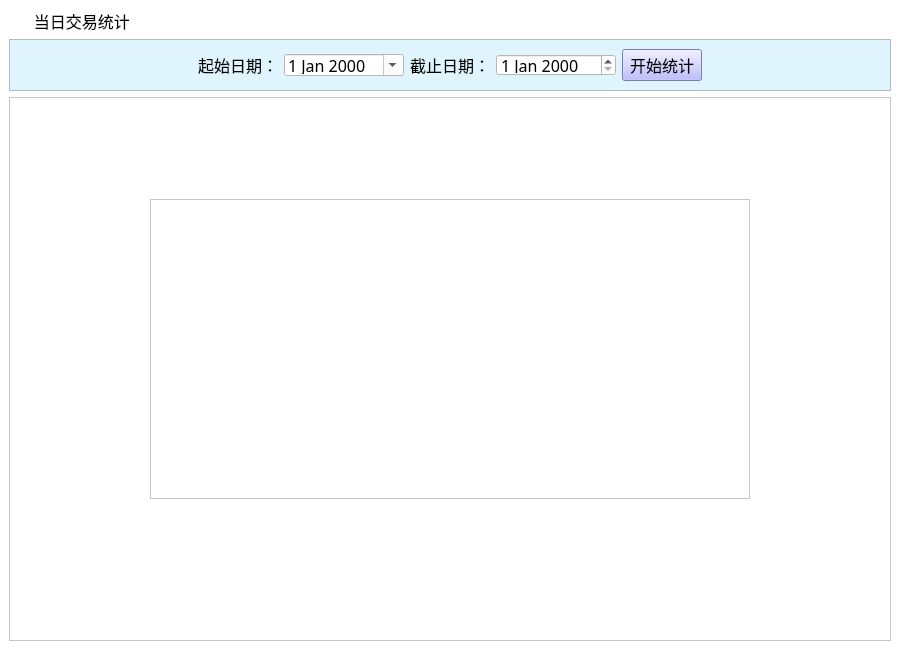
<?xml version="1.0" encoding="UTF-8"?>
<ui version="4.0">
 <class>drjytj_ScrollArea</class>
 <widget class="QScrollArea" name="drjytj_ScrollArea">
  <property name="geometry">
   <rect>
    <x>0</x>
    <y>0</y>
    <width>900</width>
    <height>650</height>
   </rect>
  </property>
  <property name="windowTitle">
   <string>ScrollArea</string>
  </property>
  <property name="styleSheet">
   <string notr="true">background-color: rgb(255, 255, 255);</string>
  </property>
  <property name="frameShape">
   <enum>QFrame::NoFrame</enum>
  </property>
  <property name="lineWidth">
   <number>0</number>
  </property>
  <property name="widgetResizable">
   <bool>true</bool>
  </property>
  <widget class="QWidget" name="scrollAreaWidgetContents">
   <property name="geometry">
    <rect>
     <x>0</x>
     <y>0</y>
     <width>900</width>
     <height>650</height>
    </rect>
   </property>
   <layout class="QGridLayout" name="gridLayout">
    <item row="0" column="0">
     <widget class="QLabel" name="label">
      <property name="sizePolicy">
       <sizepolicy hsizetype="Preferred" vsizetype="Fixed">
        <horstretch>0</horstretch>
        <verstretch>0</verstretch>
       </sizepolicy>
      </property>
      <property name="font">
       <font>
        <family>微软雅黑</family>
        <pointsize>12</pointsize>
       </font>
      </property>
      <property name="styleSheet">
       <string notr="true">background-image: url(:/bg/images/mainframe/navigator.png);
background-repeat: no-repeat;</string>
      </property>
      <property name="text">
       <string>      当日交易统计</string>
      </property>
     </widget>
    </item>
    <item row="1" column="0">
     <widget class="QFrame" name="frame">
      <property name="sizePolicy">
       <sizepolicy hsizetype="Preferred" vsizetype="Fixed">
        <horstretch>0</horstretch>
        <verstretch>0</verstretch>
       </sizepolicy>
      </property>
      <property name="minimumSize">
       <size>
        <width>0</width>
        <height>50</height>
       </size>
      </property>
      <property name="styleSheet">
       <string notr="true">background-color: rgb(223, 244, 252);</string>
      </property>
      <property name="frameShape">
       <enum>QFrame::StyledPanel</enum>
      </property>
      <property name="frameShadow">
       <enum>QFrame::Raised</enum>
      </property>
      <layout class="QGridLayout" name="gridLayout_3">
       <item row="0" column="0">
        <spacer name="horizontalSpacer_4">
         <property name="orientation">
          <enum>Qt::Horizontal</enum>
         </property>
         <property name="sizeHint" stdset="0">
          <size>
           <width>268</width>
           <height>20</height>
          </size>
         </property>
        </spacer>
       </item>
       <item row="0" column="1">
        <widget class="QLabel" name="label_24">
         <property name="font">
          <font>
           <family>宋体</family>
           <pointsize>12</pointsize>
          </font>
         </property>
         <property name="text">
          <string>起始日期：</string>
         </property>
        </widget>
       </item>
       <item row="0" column="2">
        <widget class="QDateEdit" name="txiStartDate">
         <property name="minimumSize">
          <size>
           <width>0</width>
           <height>22</height>
          </size>
         </property>
         <property name="maximumSize">
          <size>
           <width>16777215</width>
           <height>22</height>
          </size>
         </property>
         <property name="font">
          <font>
           <family>宋体</family>
           <pointsize>12</pointsize>
          </font>
         </property>
         <property name="styleSheet">
          <string notr="true">background-color: rgb(255, 255, 255);
color: rgb(0, 0, 0);</string>
         </property>
         <property name="calendarPopup">
          <bool>true</bool>
         </property>
        </widget>
       </item>
       <item row="0" column="3">
        <widget class="QLabel" name="label_25">
         <property name="font">
          <font>
           <family>宋体</family>
           <pointsize>12</pointsize>
          </font>
         </property>
         <property name="text">
          <string>截止日期：</string>
         </property>
        </widget>
       </item>
       <item row="0" column="4">
        <widget class="QDateEdit" name="txiEndDate">
         <property name="minimumSize">
          <size>
           <width>0</width>
           <height>22</height>
          </size>
         </property>
         <property name="maximumSize">
          <size>
           <width>16777215</width>
           <height>22</height>
          </size>
         </property>
         <property name="font">
          <font>
           <family>宋体</family>
           <pointsize>12</pointsize>
          </font>
         </property>
         <property name="styleSheet">
          <string notr="true">color: rgb(0, 0, 0);
background-color: rgb(255, 255, 255);</string>
         </property>
        </widget>
       </item>
       <item row="0" column="5">
        <widget class="QPushButton" name="btn_submit">
         <property name="font">
          <font>
           <family>宋体</family>
           <pointsize>12</pointsize>
          </font>
         </property>
         <property name="styleSheet">
          <string notr="true">background-color: rgb(170, 170, 255);</string>
         </property>
         <property name="text">
          <string>开始统计</string>
         </property>
        </widget>
       </item>
       <item row="0" column="6">
        <spacer name="horizontalSpacer_3">
         <property name="orientation">
          <enum>Qt::Horizontal</enum>
         </property>
         <property name="sizeHint" stdset="0">
          <size>
           <width>267</width>
           <height>20</height>
          </size>
         </property>
        </spacer>
       </item>
      </layout>
     </widget>
    </item>
    <item row="2" column="0">
     <widget class="QFrame" name="frame_3">
      <property name="frameShape">
       <enum>QFrame::StyledPanel</enum>
      </property>
      <property name="frameShadow">
       <enum>QFrame::Raised</enum>
      </property>
      <layout class="QGridLayout" name="gridLayout_2">
       <item row="0" column="1" colspan="3">
        <spacer name="verticalSpacer">
         <property name="orientation">
          <enum>Qt::Vertical</enum>
         </property>
         <property name="sizeType">
          <enum>QSizePolicy::Preferred</enum>
         </property>
         <property name="sizeHint" stdset="0">
          <size>
           <width>597</width>
           <height>86</height>
          </size>
         </property>
        </spacer>
       </item>
       <item row="1" column="0">
        <spacer name="horizontalSpacer_6">
         <property name="orientation">
          <enum>Qt::Horizontal</enum>
         </property>
         <property name="sizeHint" stdset="0">
          <size>
           <width>122</width>
           <height>297</height>
          </size>
         </property>
        </spacer>
       </item>
       <item row="1" column="1" colspan="3">
        <widget class="QTableWidget" name="tableWidget">
         <property name="sizePolicy">
          <sizepolicy hsizetype="Fixed" vsizetype="Fixed">
           <horstretch>0</horstretch>
           <verstretch>0</verstretch>
          </sizepolicy>
         </property>
         <property name="minimumSize">
          <size>
           <width>600</width>
           <height>300</height>
          </size>
         </property>
         <property name="maximumSize">
          <size>
           <width>600</width>
           <height>300</height>
          </size>
         </property>
         <property name="autoFillBackground">
          <bool>false</bool>
         </property>
         <property name="styleSheet">
          <string notr="true">font: 14pt &quot;微软雅黑&quot;;</string>
         </property>
         <property name="editTriggers">
          <set>QAbstractItemView::NoEditTriggers</set>
         </property>
         <property name="tabKeyNavigation">
          <bool>true</bool>
         </property>
         <attribute name="verticalHeaderVisible">
          <bool>false</bool>
         </attribute>
        </widget>
       </item>
       <item row="1" column="4">
        <spacer name="horizontalSpacer_7">
         <property name="orientation">
          <enum>Qt::Horizontal</enum>
         </property>
         <property name="sizeHint" stdset="0">
          <size>
           <width>122</width>
           <height>297</height>
          </size>
         </property>
        </spacer>
       </item>
       <item row="2" column="2">
        <spacer name="verticalSpacer_2">
         <property name="orientation">
          <enum>Qt::Vertical</enum>
         </property>
         <property name="sizeType">
          <enum>QSizePolicy::Preferred</enum>
         </property>
         <property name="sizeHint" stdset="0">
          <size>
           <width>193</width>
           <height>125</height>
          </size>
         </property>
        </spacer>
       </item>
      </layout>
     </widget>
    </item>
   </layout>
  </widget>
 </widget>
 <resources/>
 <connections/>
</ui>
